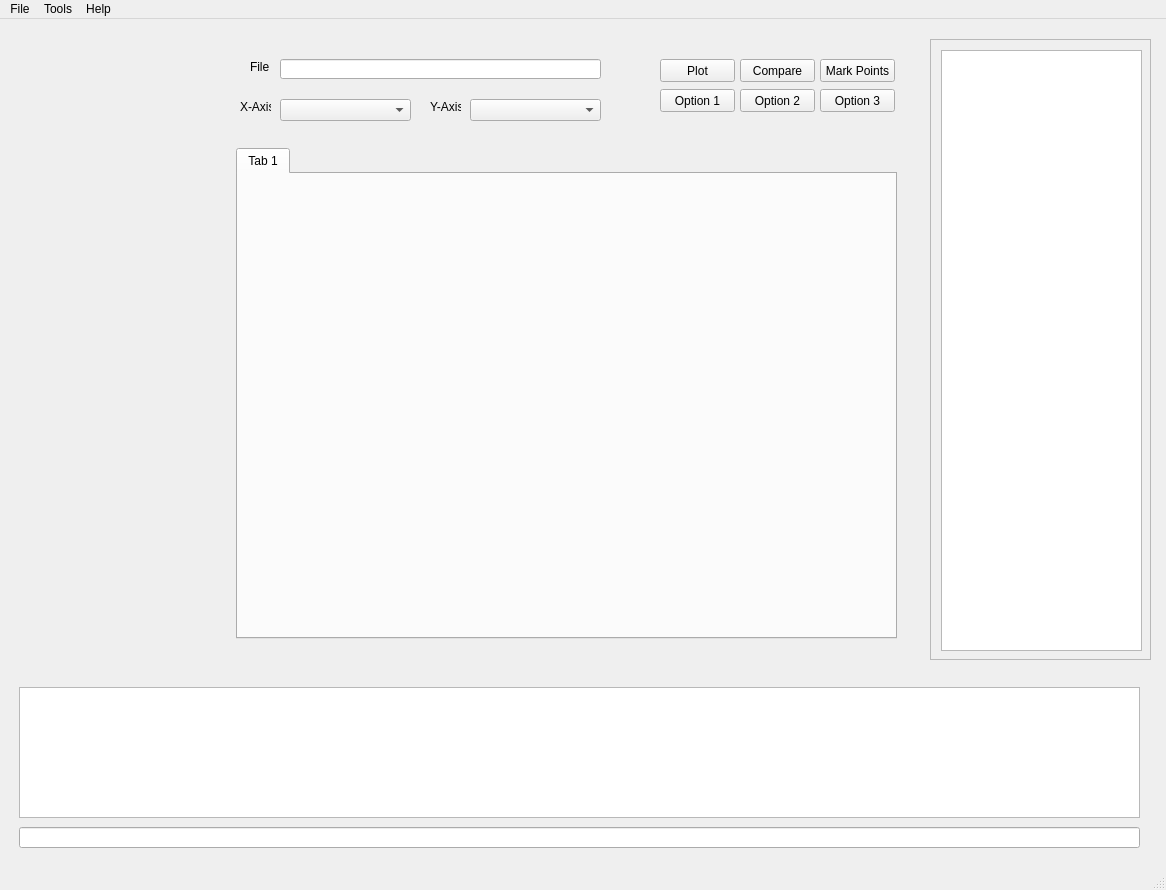
<?xml version="1.0" encoding="UTF-8"?>
<ui version="4.0">
 <class>MainWindow</class>
 <widget class="QMainWindow" name="MainWindow">
  <property name="geometry">
   <rect>
    <x>0</x>
    <y>0</y>
    <width>1166</width>
    <height>890</height>
   </rect>
  </property>
  <property name="windowTitle">
   <string>Cerberus Data Analyzer</string>
  </property>
  <property name="windowIcon">
   <iconset>
    <normaloff>icon.PNG</normaloff>icon.PNG</iconset>
  </property>
  <property name="windowOpacity">
   <double>0.500000000000000</double>
  </property>
  <widget class="QWidget" name="centralwidget">
   <widget class="QWidget" name="topwidget" native="true">
    <property name="geometry">
     <rect>
      <x>10</x>
      <y>10</y>
      <width>1145</width>
      <height>641</height>
     </rect>
    </property>
    <property name="sizePolicy">
     <sizepolicy hsizetype="Expanding" vsizetype="Expanding">
      <horstretch>0</horstretch>
      <verstretch>0</verstretch>
     </sizepolicy>
    </property>
    <widget class="QWidget" name="proexpwidget" native="true">
     <property name="geometry">
      <rect>
       <x>10</x>
       <y>10</y>
       <width>181</width>
       <height>621</height>
      </rect>
     </property>
     <property name="sizePolicy">
      <sizepolicy hsizetype="Expanding" vsizetype="Expanding">
       <horstretch>0</horstretch>
       <verstretch>0</verstretch>
      </sizepolicy>
     </property>
    </widget>
    <widget class="QWidget" name="widget_4" native="true">
     <property name="geometry">
      <rect>
       <x>200</x>
       <y>10</y>
       <width>711</width>
       <height>621</height>
      </rect>
     </property>
     <property name="sizePolicy">
      <sizepolicy hsizetype="Expanding" vsizetype="Expanding">
       <horstretch>0</horstretch>
       <verstretch>0</verstretch>
      </sizepolicy>
     </property>
     <widget class="QWidget" name="inputwidget" native="true">
      <property name="geometry">
       <rect>
        <x>10</x>
        <y>10</y>
        <width>691</width>
        <height>80</height>
       </rect>
      </property>
      <widget class="QLineEdit" name="filename">
       <property name="geometry">
        <rect>
         <x>60</x>
         <y>10</y>
         <width>321</width>
         <height>20</height>
        </rect>
       </property>
      </widget>
      <widget class="QLabel" name="label">
       <property name="geometry">
        <rect>
         <x>30</x>
         <y>10</y>
         <width>21</width>
         <height>16</height>
        </rect>
       </property>
       <property name="font">
        <font>
         <pointsize>9</pointsize>
        </font>
       </property>
       <property name="text">
        <string>File</string>
       </property>
      </widget>
      <widget class="QComboBox" name="xaxisbox">
       <property name="geometry">
        <rect>
         <x>60</x>
         <y>50</y>
         <width>131</width>
         <height>22</height>
        </rect>
       </property>
      </widget>
      <widget class="QComboBox" name="yaxisbox">
       <property name="geometry">
        <rect>
         <x>250</x>
         <y>50</y>
         <width>131</width>
         <height>22</height>
        </rect>
       </property>
      </widget>
      <widget class="QLabel" name="label_2">
       <property name="geometry">
        <rect>
         <x>20</x>
         <y>50</y>
         <width>31</width>
         <height>16</height>
        </rect>
       </property>
       <property name="text">
        <string>X-Axis</string>
       </property>
      </widget>
      <widget class="QLabel" name="label_3">
       <property name="geometry">
        <rect>
         <x>210</x>
         <y>50</y>
         <width>31</width>
         <height>16</height>
        </rect>
       </property>
       <property name="text">
        <string>Y-Axis</string>
       </property>
      </widget>
      <widget class="QPushButton" name="comparebutton">
       <property name="geometry">
        <rect>
         <x>520</x>
         <y>10</y>
         <width>75</width>
         <height>23</height>
        </rect>
       </property>
       <property name="text">
        <string>Compare</string>
       </property>
      </widget>
      <widget class="QPushButton" name="markpointbutton">
       <property name="geometry">
        <rect>
         <x>600</x>
         <y>10</y>
         <width>75</width>
         <height>23</height>
        </rect>
       </property>
       <property name="text">
        <string>Mark Points</string>
       </property>
      </widget>
      <widget class="QPushButton" name="pushButton_3">
       <property name="geometry">
        <rect>
         <x>520</x>
         <y>40</y>
         <width>75</width>
         <height>23</height>
        </rect>
       </property>
       <property name="text">
        <string>Option 2</string>
       </property>
      </widget>
      <widget class="QPushButton" name="pushButton_4">
       <property name="geometry">
        <rect>
         <x>600</x>
         <y>40</y>
         <width>75</width>
         <height>23</height>
        </rect>
       </property>
       <property name="text">
        <string>Option 3</string>
       </property>
      </widget>
      <widget class="QPushButton" name="plotbutton">
       <property name="geometry">
        <rect>
         <x>440</x>
         <y>10</y>
         <width>75</width>
         <height>23</height>
        </rect>
       </property>
       <property name="text">
        <string>Plot</string>
       </property>
      </widget>
      <widget class="QPushButton" name="pushButton_6">
       <property name="geometry">
        <rect>
         <x>440</x>
         <y>40</y>
         <width>75</width>
         <height>23</height>
        </rect>
       </property>
       <property name="text">
        <string>Option 1</string>
       </property>
      </widget>
     </widget>
     <widget class="QWidget" name="widget_7" native="true">
      <property name="geometry">
       <rect>
        <x>10</x>
        <y>100</y>
        <width>691</width>
        <height>511</height>
       </rect>
      </property>
      <widget class="QTabWidget" name="tabarea">
       <property name="geometry">
        <rect>
         <x>16</x>
         <y>9</y>
         <width>661</width>
         <height>491</height>
        </rect>
       </property>
       <property name="mouseTracking">
        <bool>true</bool>
       </property>
       <property name="currentIndex">
        <number>0</number>
       </property>
       <widget class="Mplwidget" name="tab">
        <attribute name="title">
         <string>Tab 1</string>
        </attribute>
       </widget>
      </widget>
     </widget>
    </widget>
    <widget class="QScrollArea" name="dataarea">
     <property name="geometry">
      <rect>
       <x>920</x>
       <y>10</y>
       <width>221</width>
       <height>621</height>
      </rect>
     </property>
     <property name="widgetResizable">
      <bool>true</bool>
     </property>
     <widget class="QWidget" name="scrollAreaWidgetContents">
      <property name="geometry">
       <rect>
        <x>0</x>
        <y>0</y>
        <width>219</width>
        <height>619</height>
       </rect>
      </property>
      <widget class="QTableView" name="datatable">
       <property name="geometry">
        <rect>
         <x>10</x>
         <y>10</y>
         <width>201</width>
         <height>601</height>
        </rect>
       </property>
      </widget>
     </widget>
    </widget>
   </widget>
   <widget class="Commandwidget" name="cmdwidget" native="true">
    <property name="geometry">
     <rect>
      <x>9</x>
      <y>658</y>
      <width>1145</width>
      <height>181</height>
     </rect>
    </property>
    <property name="sizePolicy">
     <sizepolicy hsizetype="Expanding" vsizetype="Expanding">
      <horstretch>0</horstretch>
      <verstretch>0</verstretch>
     </sizepolicy>
    </property>
    <widget class="QTextBrowser" name="outputarea">
     <property name="geometry">
      <rect>
       <x>10</x>
       <y>10</y>
       <width>1121</width>
       <height>131</height>
      </rect>
     </property>
    </widget>
    <widget class="QLineEdit" name="commandline">
     <property name="geometry">
      <rect>
       <x>10</x>
       <y>150</y>
       <width>1121</width>
       <height>21</height>
      </rect>
     </property>
    </widget>
   </widget>
  </widget>
  <widget class="QMenuBar" name="menubar">
   <property name="geometry">
    <rect>
     <x>0</x>
     <y>0</y>
     <width>1166</width>
     <height>21</height>
    </rect>
   </property>
   <widget class="QMenu" name="menuFile">
    <property name="title">
     <string>File</string>
    </property>
    <widget class="QMenu" name="menuNew">
     <property name="title">
      <string>New</string>
     </property>
     <widget class="QMenu" name="menuTest">
      <property name="title">
       <string>Test</string>
      </property>
      <addaction name="actionBinary"/>
      <addaction name="actionText"/>
      <addaction name="actionStream"/>
     </widget>
     <addaction name="menuTest"/>
     <addaction name="actionExperiment"/>
     <addaction name="actionProject"/>
    </widget>
    <widget class="QMenu" name="menuOpen">
     <property name="title">
      <string>Open</string>
     </property>
     <addaction name="actionTest_2"/>
     <addaction name="actionProject_2"/>
     <addaction name="actionExperiment_2"/>
    </widget>
    <addaction name="menuNew"/>
    <addaction name="menuOpen"/>
    <addaction name="actionSave"/>
    <addaction name="actionSave_as"/>
    <addaction name="actionPrint"/>
    <addaction name="separator"/>
    <addaction name="actionQuit"/>
   </widget>
   <widget class="QMenu" name="menuTools">
    <property name="title">
     <string>Tools</string>
    </property>
    <addaction name="actionConvert_Binary"/>
    <addaction name="actionDelete"/>
   </widget>
   <widget class="QMenu" name="menuHelp">
    <property name="title">
     <string>Help</string>
    </property>
    <addaction name="actionContents"/>
    <addaction name="actionAbout"/>
   </widget>
   <addaction name="menuFile"/>
   <addaction name="menuTools"/>
   <addaction name="menuHelp"/>
  </widget>
  <widget class="QStatusBar" name="statusbar"/>
  <action name="actionBinary">
   <property name="text">
    <string>Binary</string>
   </property>
  </action>
  <action name="actionText">
   <property name="text">
    <string>Text</string>
   </property>
  </action>
  <action name="actionStream">
   <property name="text">
    <string>Stream</string>
   </property>
  </action>
  <action name="actionExperiment">
   <property name="text">
    <string>Experiment</string>
   </property>
  </action>
  <action name="actionProject">
   <property name="text">
    <string>Project</string>
   </property>
  </action>
  <action name="actionTest_2">
   <property name="text">
    <string>Test</string>
   </property>
  </action>
  <action name="actionProject_2">
   <property name="text">
    <string>Project</string>
   </property>
  </action>
  <action name="actionExperiment_2">
   <property name="text">
    <string>Experiment</string>
   </property>
  </action>
  <action name="actionSave">
   <property name="text">
    <string>Save</string>
   </property>
  </action>
  <action name="actionSave_as">
   <property name="text">
    <string>Save as..</string>
   </property>
  </action>
  <action name="actionQuit">
   <property name="text">
    <string>Quit</string>
   </property>
  </action>
  <action name="actionPrint">
   <property name="text">
    <string>Print</string>
   </property>
  </action>
  <action name="actionConvert_Binary">
   <property name="text">
    <string>Convert Binary</string>
   </property>
  </action>
  <action name="actionDelete">
   <property name="text">
    <string>Delete</string>
   </property>
  </action>
  <action name="actionContents">
   <property name="text">
    <string>Contents</string>
   </property>
  </action>
  <action name="actionAbout">
   <property name="text">
    <string>About</string>
   </property>
  </action>
 </widget>
 <customwidgets>
  <customwidget>
   <class>Commandwidget</class>
   <extends>QWidget</extends>
   <header>commandwidget.h</header>
   <container>1</container>
  </customwidget>
  <customwidget>
   <class>Mplwidget</class>
   <extends>QWidget</extends>
   <header>mplwidget.h</header>
   <container>1</container>
  </customwidget>
 </customwidgets>
 <resources/>
 <connections/>
</ui>
